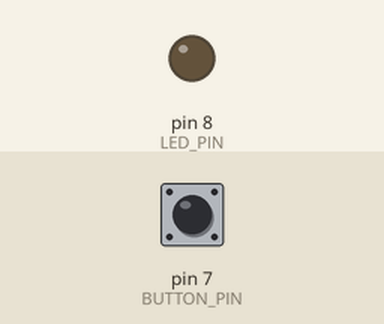
Simulated run of this sketch. Board: Arduino Uno, built with avr-gcc and run on an emulated ATmega328P. On the bench: output pins drawn as LEDs (lit = HIGH). Inputs (shaded band) come from the test bench; at power-on: pin 7 (BUTTON_PIN) HIGH.

Above: at 1.2 s.
1.3 s: pin 7 (BUTTON_PIN) pulled LOW for 0.15 s
At 1.37 s:
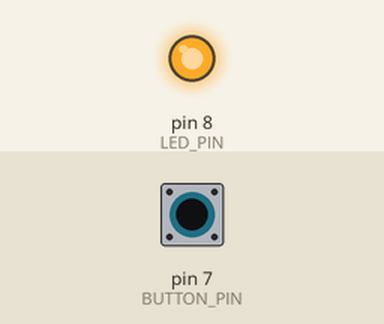
2.9 s: pin 7 (BUTTON_PIN) pulled LOW for 3.2 s
At 7.0 s:
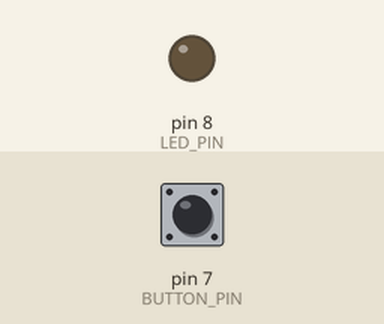
Timing chart, 0 to 8.5 s (numbered marks = the images above; inputs shaded):
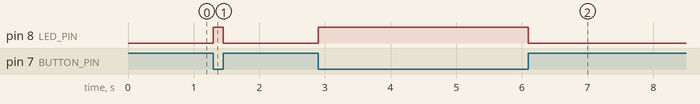

Measured:
- after the input at 1.3 s, pin 8 (LED_PIN): LOW → HIGH at once, → LOW 0.15 s later
- after the input at 2.9 s, pin 8 (LED_PIN): LOW → HIGH at once, → LOW 3.2 s later

The sketch:

led_button.ino
```cpp
#define LED_PIN 8
#define BUTTON_PIN 7

void setup() {
  pinMode(LED_PIN, OUTPUT);
  pinMode(BUTTON_PIN, INPUT_PULLUP);
}

void loop() {
  if (digitalRead(BUTTON_PIN) == LOW) {
    digitalWrite(LED_PIN, HIGH);
  } else {
    digitalWrite(LED_PIN, LOW);
  }
}
```
